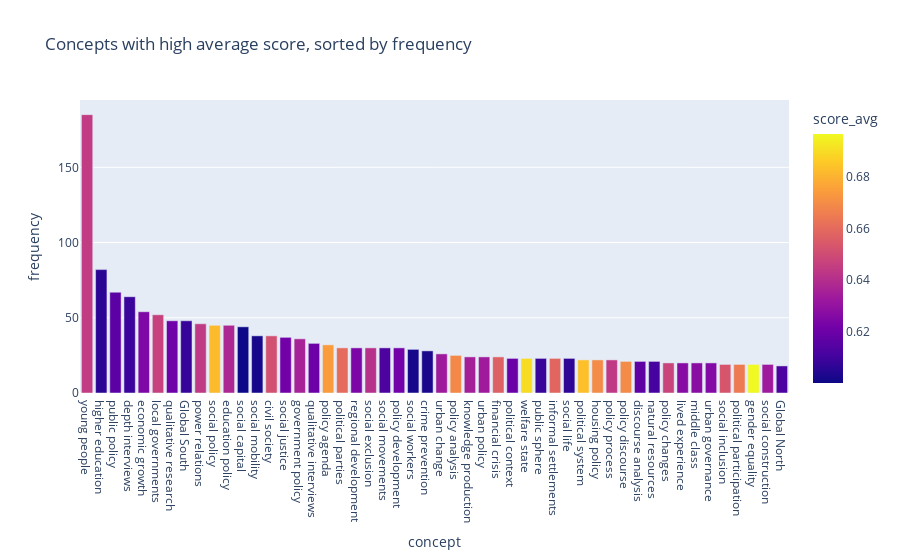

Here is the notebook cell this chart was saved with:
### Markdown cell above
### 4.2 Solution 1: prefiltering by `score_avg` and sorting by `frequency`

By doing so, we aim at extracting concepts that are both frequent and tend to be very relevant (within their documents).

### Code cell
temp = concepts_unique.query("score_avg > 0.6").sort_values("frequency", ascending=False)

px.bar(temp[:50],
       title="Concepts with high average score, sorted by frequency",
       x="concept", y="frequency", 
       color="score_avg")

### Figure 1 — Plotly figure (JSON) as saved in the notebook; plotly's stock layout.template omitted (floating-point values rounded to 4 significant figures)
{"data": [{"alignmentgroup": "True", "hovertemplate": "concept=%{x}<br>frequency=%{y}<br>score_avg=%{marker.color}<extra></extra>", "legendgroup": "", "marker": {"color": [0.6447, 0.606, 0.6165, 0.609, 0.6247, 0.6465, 0.6207, 0.6082, 0.644, 0.6819, 0.6378, 0.6004, 0.6021, 0.6517, 0.6218, 0.636, 0.6206, 0.6741, 0.6601, 0.6243, 0.6412, 0.6128, 0.622, 0.602, 0.6027, 0.6331, 0.6687, 0.6348, 0.6337, 0.6564, 0.6195, 0.6898, 0.6084, 0.6584, 0.6065, 0.6832, 0.6697, 0.6437, 0.6695, 0.617, 0.6112, 0.6473, 0.6271, 0.6276, 0.626, 0.6531, 0.6648, 0.6964, 0.6332, 0.6128], "coloraxis": "coloraxis"}, "name": "", "offsetgroup": "", "orientation": "v", "showlegend": false, "textposition": "auto", "type": "bar", "x": ["young people", "higher education", "public policy", "depth interviews", "economic growth", "local governments", "qualitative research", "Global South", "power relations", "social policy", "education policy", "social capital", "social mobility", "civil society", "social justice", "government policy", "qualitative interviews", "policy agenda", "political parties", "regional development", "social exclusion", "social movements", "policy development", "social workers", "crime prevention", "urban change", "policy analysis", "knowledge production", "urban policy", "financial crisis", "political context", "welfare state", "public sphere", "informal settlements", "social life", "political system", "housing policy", "policy process", "policy discourse", "discourse analysis", "natural resources", "policy changes", "lived experience", "middle class", "urban governance", "social inclusion", "political participation", "gender equality", "social construction", "Global North"], "xaxis": "x", "y": [185, 82, 67, 64, 54, 52, 48, 48, 46, 45, 45, 44, 38, 38, 37, 36, 33, 32, 30, 30, 30, 30, 30, 29, 28, 26, 25, 24, 24, 24, 23, 23, 23, 23, 23, 22, 22, 22, 21, 21, 21, 20, 20, 20, 20, 19, 19, 19, 19, 18], "yaxis": "y"}], "layout": {"autosize": true, "barmode": "relative", "coloraxis": {"colorbar": {"title": {"text": "score_avg"}}, "colorscale": [[0, "#0d0887"], [0.1111, "#46039f"], [0.2222, "#7201a8"], [0.3333, "#9c179e"], [0.4444, "#bd3786"], [0.5556, "#d8576b"], [0.6667, "#ed7953"], [0.7778, "#fb9f3a"], [0.8889, "#fdca26"], [1, "#f0f921"]]}, "legend": {"tracegroupgap": 0}, "title": {"text": "Concepts with high average score, sorted by frequency"}, "xaxis": {"anchor": "y", "autorange": true, "domain": [0, 1], "range": [-0.5, 49.5], "title": {"text": "concept"}, "type": "category"}, "yaxis": {"anchor": "x", "autorange": true, "domain": [0, 1], "range": [0, 194.7], "title": {"text": "frequency"}, "type": "linear"}}}
